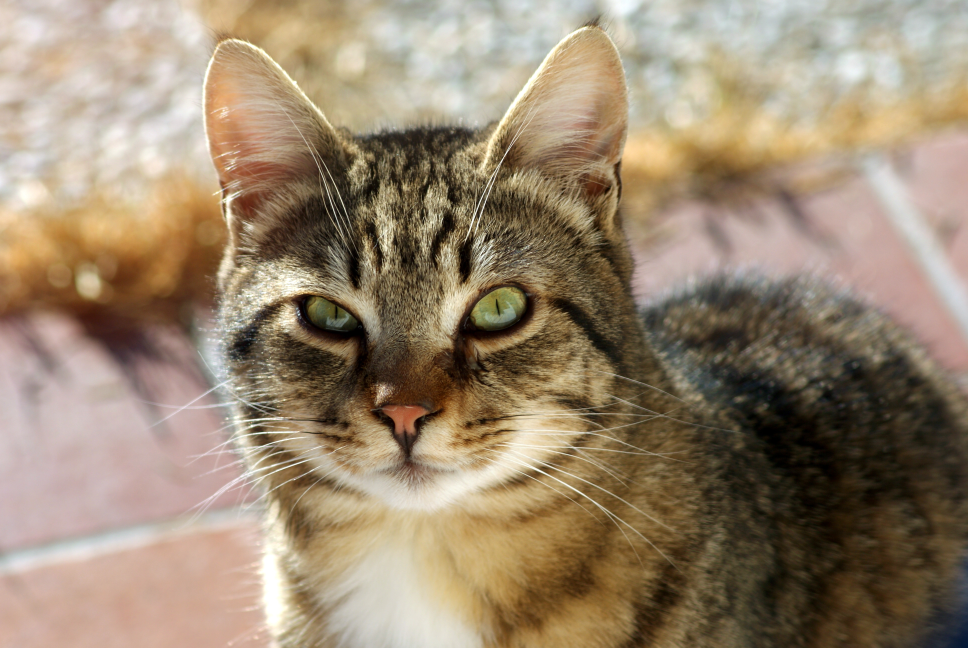
#> input picture cat.jpg, 3872 x 2592 px (shown at 1/4 size)
$ python masking2.py
#> lines starting #> are read from the running program, lines starting #| are printed output that depends on the picture; after the words box and inside, x2 and y2 are one past the last pixel; in counts of white or black regions, pixels touching at a corner belong together
import cv2 as cv
import numpy as np

img = cv.imread("cat.jpg")
#> img is the input picture: shape (2592, 3872, 3); mean B, G, R 111.9, 134.8, 152.9
cv.imshow('Cat', img)

blank = np.zeros(img.shape[:2], dtype='uint8')

mask = cv.rectangle(blank, (img.shape[1]//2, img.shape[0]//2), (img.shape[1]//2 + 800, img.shape[0]//2 + 800), 255, -1)
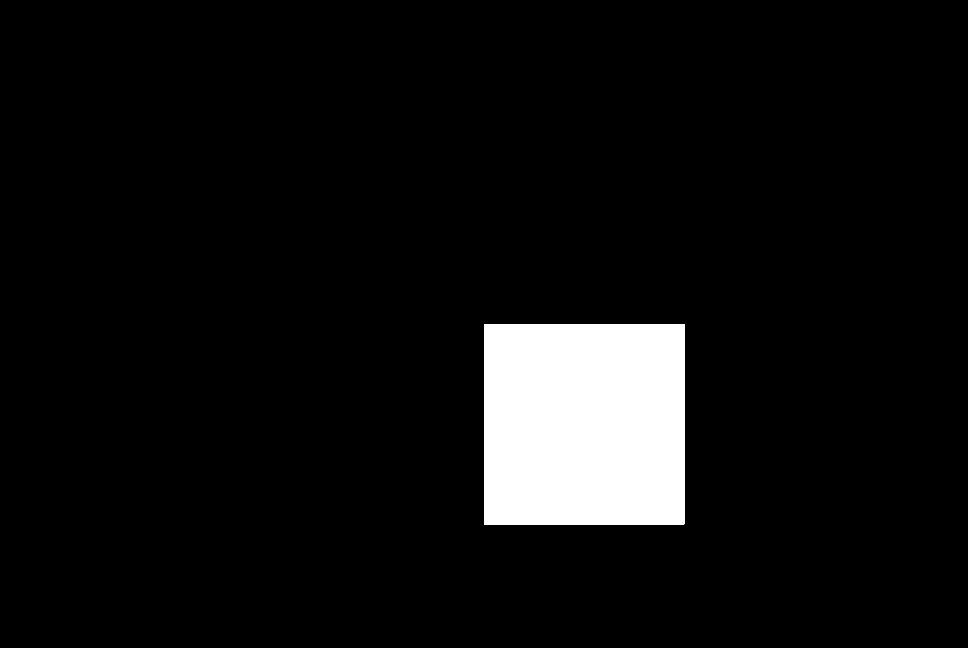
#> blank: shape (2592, 3872) (shown at 1/4 size); 6.4% white; 1 white region, box (x1, y1, x2, y2) and area: (1936, 1296, 2737, 2097) 641601
cv.imshow("Mask", mask)

#masked = cv.bitwise_and(img, mask)          # this is incorrect => we can't pass in mask and img as two source images
masked = cv.bitwise_and(img, img, mask = mask)
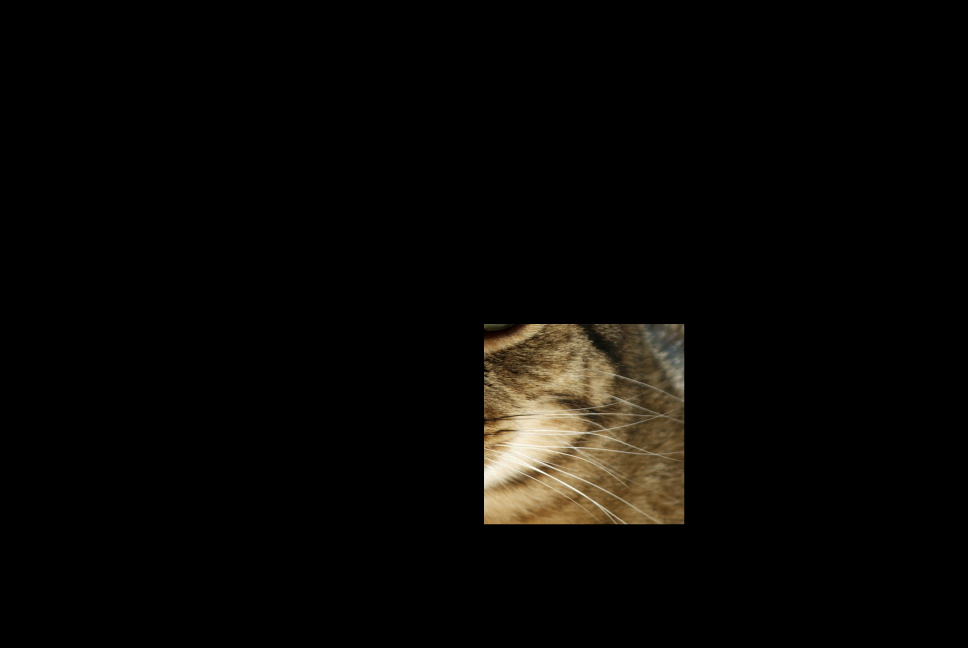
#> masked: shape (2592, 3872, 3) (shown at 1/4 size); mean B, G, R 4.9, 7.1, 8.5

cv.imshow("Masked Image", masked)


cv.waitKey(0)

$ run again, with Boston.jpg copied over cat.jpg
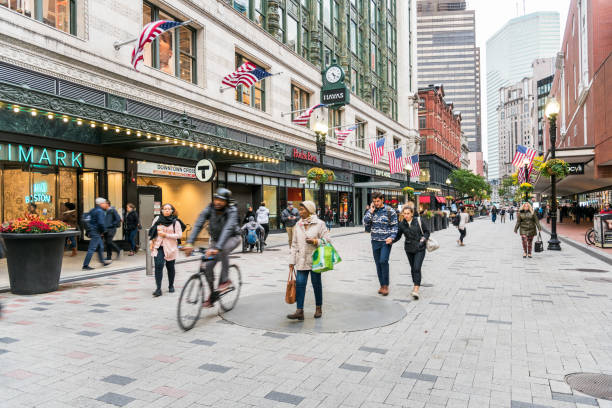
#> input picture Boston.jpg, 612 x 408 px
#> img is the input picture: shape (408, 612, 3); mean B, G, R 153.3, 159.1, 164.1
#> `mask = cv.rectangle(blank, (img.shape[1]//2, img.shape[0]//2), (img.sh..`:
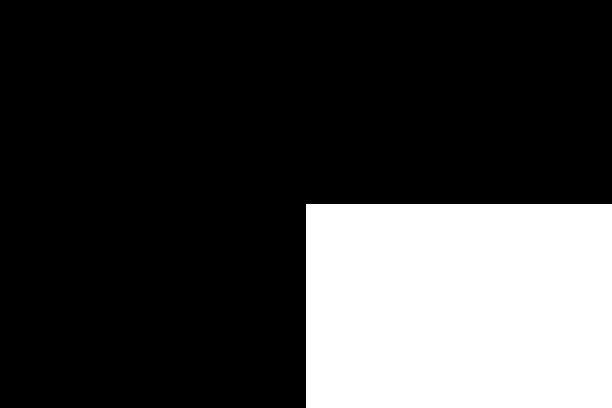
#> blank: shape (408, 612); 25% white; 1 white region, box (x1, y1, x2, y2) and area: (306, 204, 612, 408) 62424
#> `masked = cv.bitwise_and(img, img, mask = mask)`:
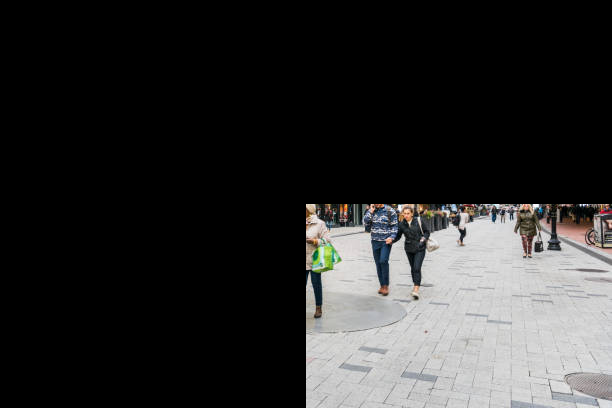
#> masked: shape (408, 612, 3); mean B, G, R 44.6, 45, 45.2

$ run again, with kitten.jpg copied over cat.jpg
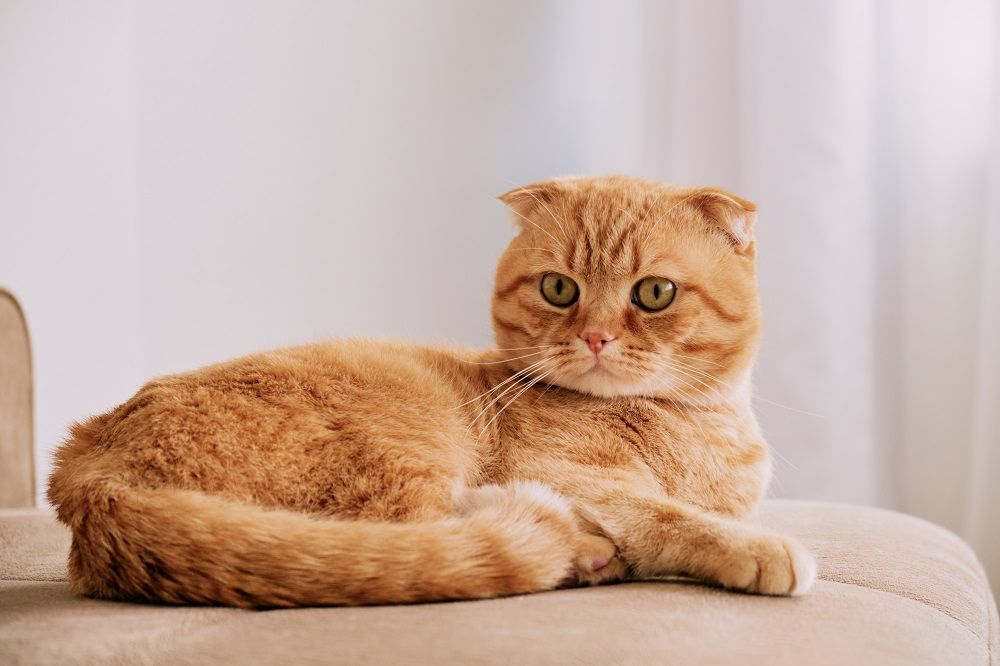
#> input picture kitten.jpg, 1000 x 666 px
#> img is the input picture: shape (666, 1000, 3); mean B, G, R 160.3, 174.6, 201.5
#> `mask = cv.rectangle(blank, (img.shape[1]//2, img.shape[0]//2), (img.sh..`:
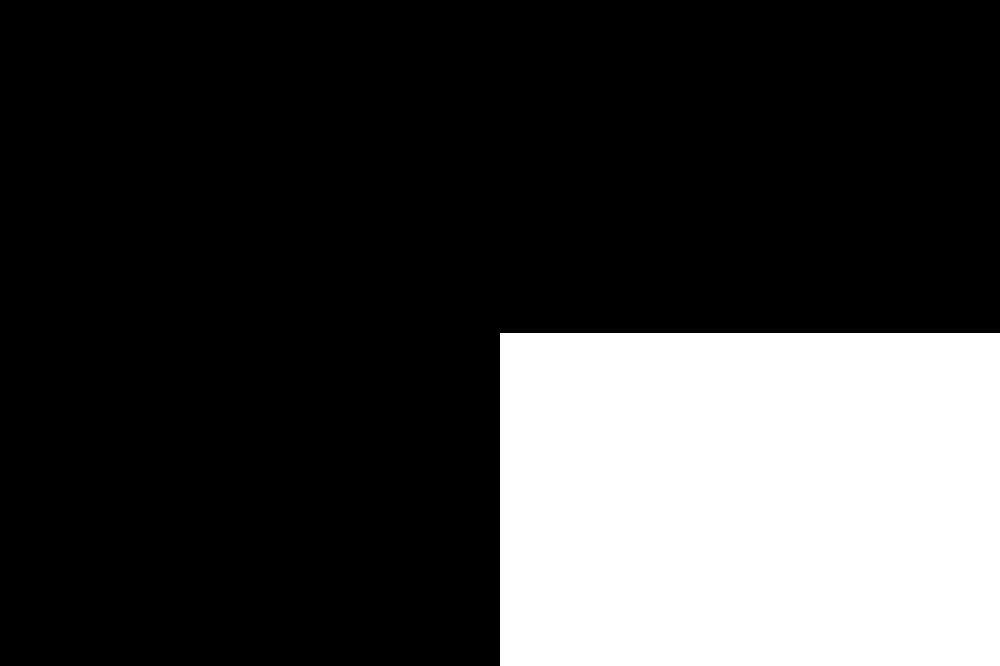
#> blank: shape (666, 1000); 25% white; 1 white region, box (x1, y1, x2, y2) and area: (500, 333, 1000, 666) 166500
#> `masked = cv.bitwise_and(img, img, mask = mask)`:
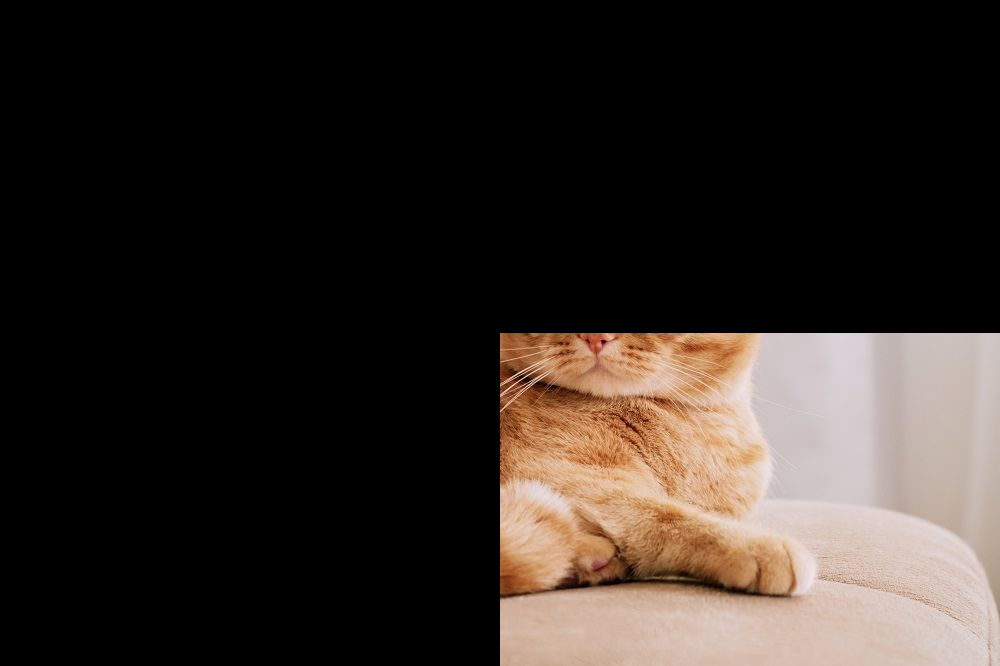
#> masked: shape (666, 1000, 3); mean B, G, R 37.6, 42.6, 50.5

$ run again, with monkey.jpg copied over cat.jpg
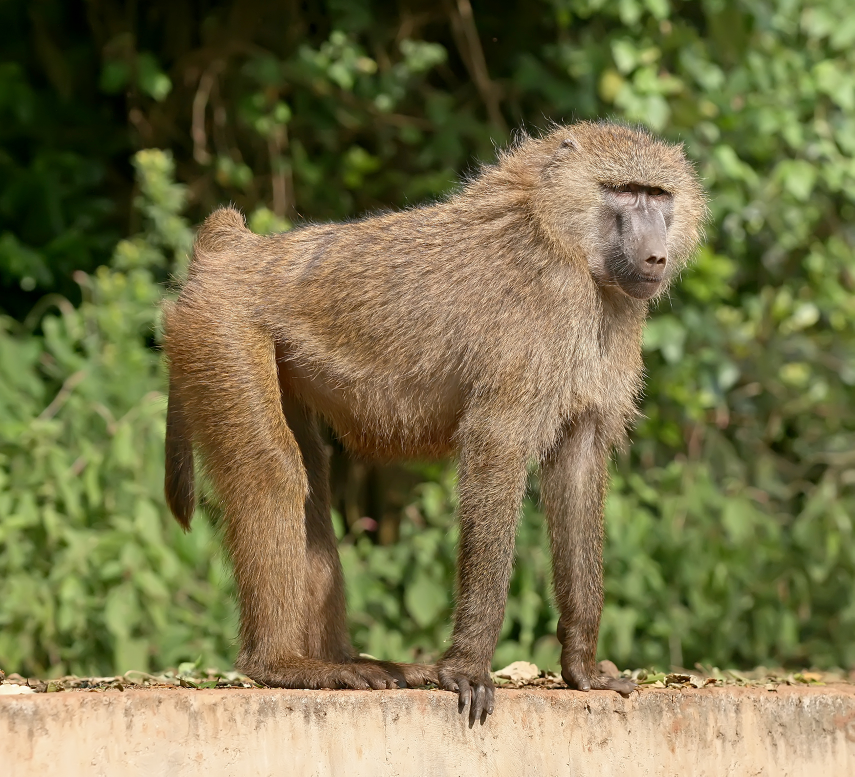
#> input picture monkey.jpg, 1709 x 1553 px (shown at 1/2 size)
#> img is the input picture: shape (1553, 1709, 3); mean B, G, R 72.9, 114.2, 118.6
#> `mask = cv.rectangle(blank, (img.shape[1]//2, img.shape[0]//2), (img.sh..`:
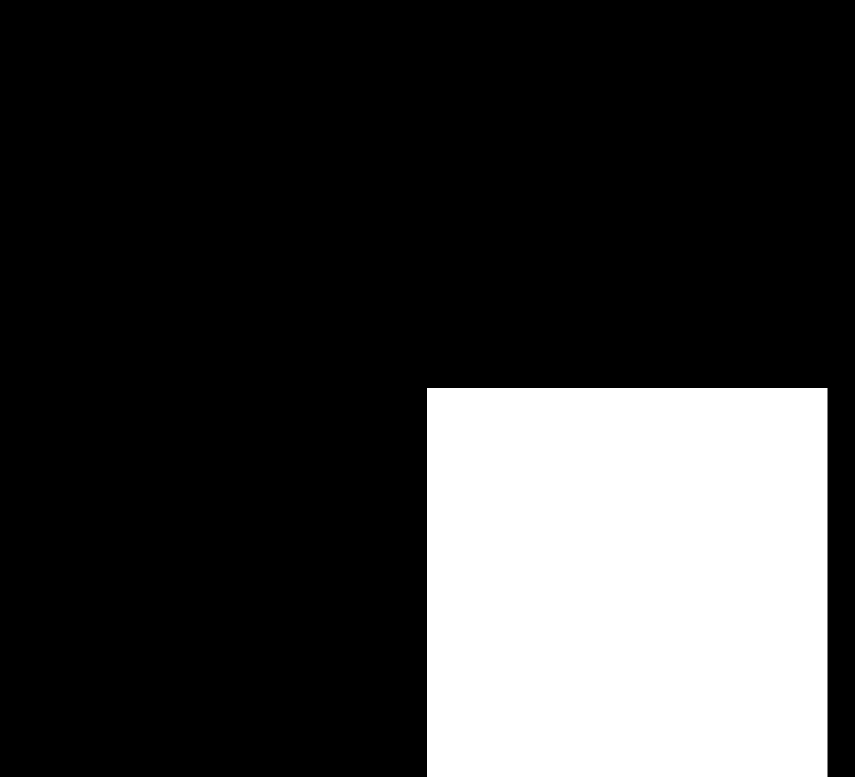
#> blank: shape (1553, 1709) (shown at 1/2 size); 23.4% white; 1 white region, box (x1, y1, x2, y2) and area: (854, 776, 1655, 1553) 622377
#> `masked = cv.bitwise_and(img, img, mask = mask)`:
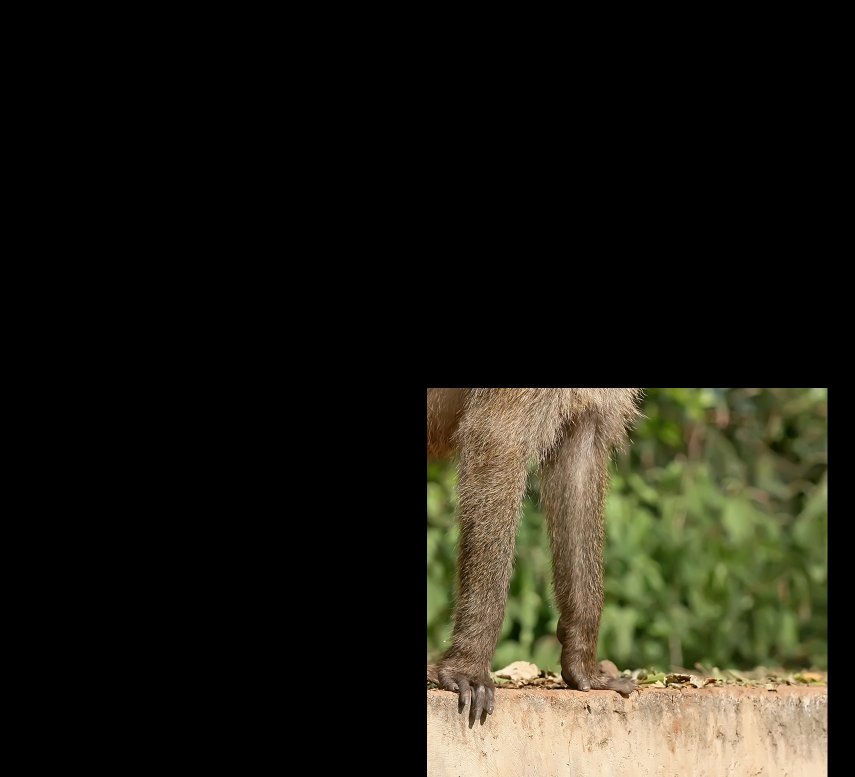
#> masked: shape (1553, 1709, 3) (shown at 1/2 size); mean B, G, R 20.5, 30.1, 31.8
